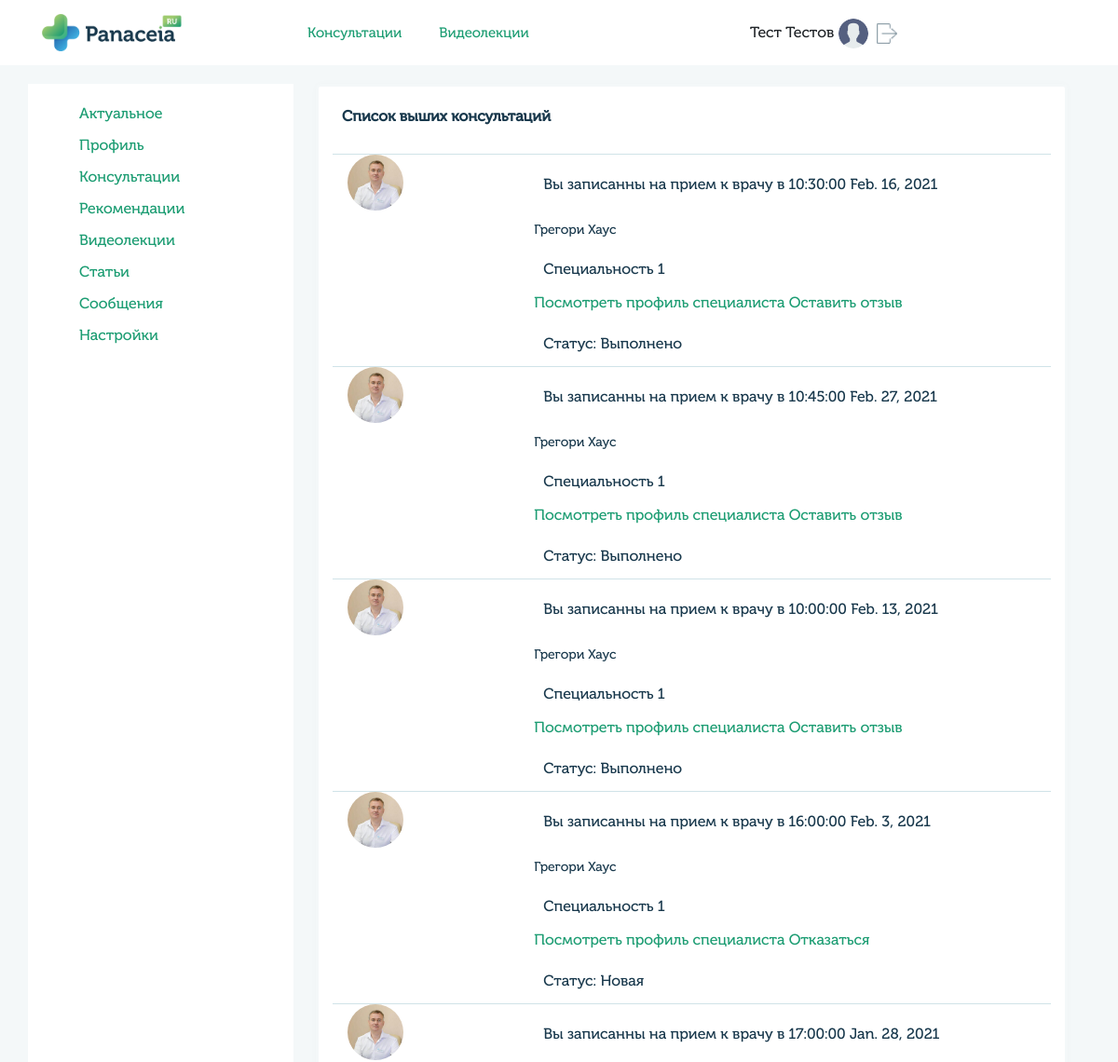
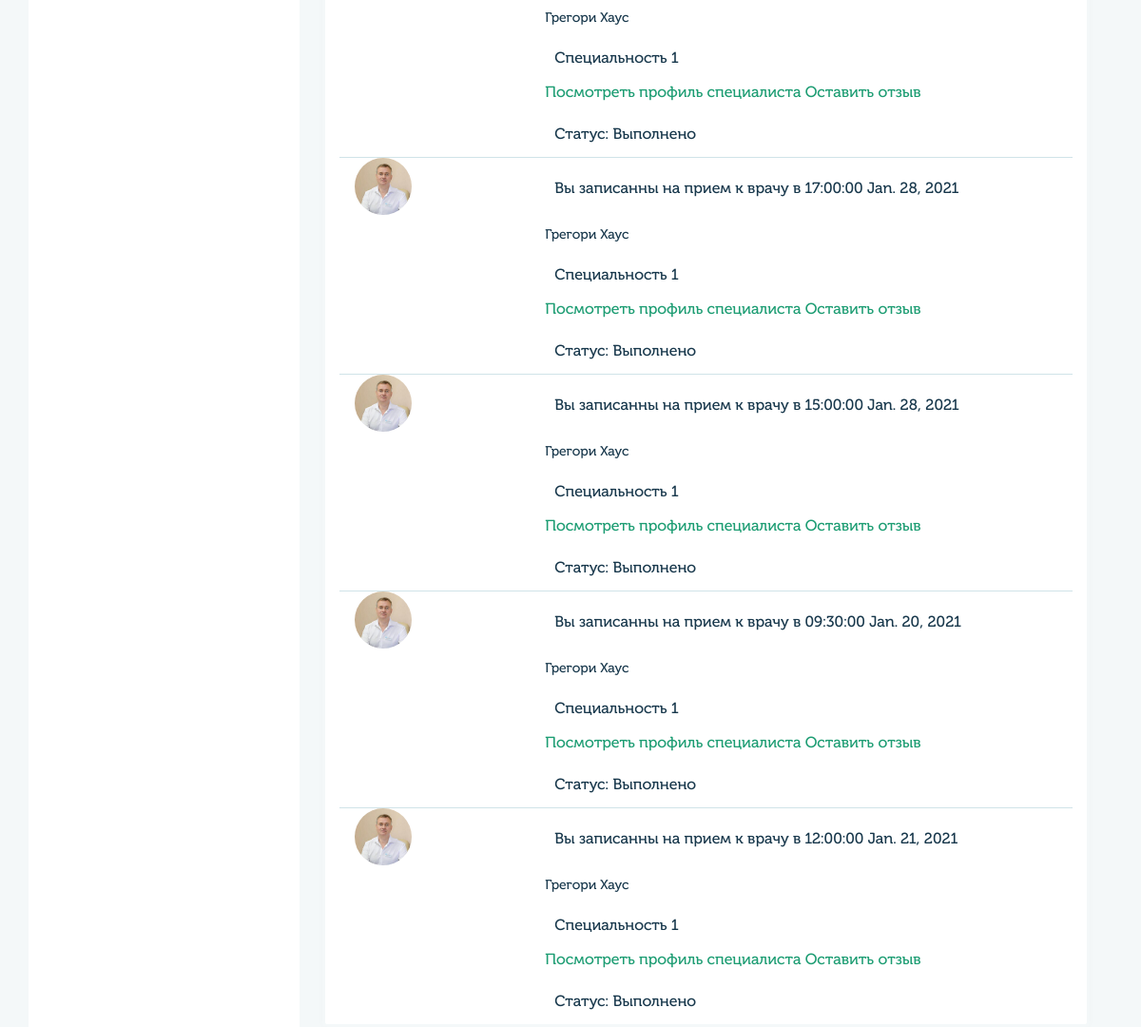
/profile/consalt_user/ (signed in), run on the app's committed database (2 pictures, top to bottom).
### userprofile/models.py (models this page shows, shortened)
class UserMain(models.Model):
    user = models.OneToOneField(User, on_delete=models.CASCADE)
    gender_list = (
        ('male', 'Мужской'),
        ('female', 'Женский')
    )
    queryset = TimeZone.objects.all()
    time_zone_list = []
    for i in queryset:
         time_zone_list.append((i.name, i.title))
    gender = models.CharField(blank=True,  max_length=6, choices=gender_list, verbose_name='Пол')
    avatar = models.ImageField(blank=True, upload_to='images/users', verbose_name='Изображение')
    fio = models.CharField(blank=True, max_length=100, verbose_name='ФИО')
    dob = models.CharField(blank=True, max_length=10, verbose_name='Дата рождения')
    city = models.CharField(blank=True, max_length=200, verbose_name='Город')
    time_zone = models.CharField(blank=True, max_length=200, choices=time_zone_list, verbose_name='Временная зона')
    skype = models.CharField(blank=True, max_length=50, verbose_name='Skype')
    whatsapp = models.CharField(blank=True, max_length=20, verbose_name='WhatsApp')
    phone = models.CharField(blank=True, max_length=20, verbose_name='Номер телефона')
    coords = models.CharField(blank=True, max_length=200, verbose_name='Координаты')
    class Meta:
        verbose_name = 'Профиль'
        verbose_name_plural = 'Профили'

class Specialty(models.Model):
    content = models.ForeignKey(User, on_delete=models.CASCADE)
    title = models.CharField(max_length=100, verbose_name='Название')
    def __str__(self):
        return self.title
    class Meta:
        verbose_name = 'Специальность'
        verbose_name_plural = 'Специальности'

### doctors/models.py (models this page shows, shortened)
class Meeting(models.Model):
    title = models.CharField(blank=True, max_length=100, verbose_name='Заголовок')
    date = models.DateField(blank=True, max_length=100, verbose_name='Дата')
    time_start = models.TimeField(max_length=100, verbose_name='Время начало', default='00:00:00')
    time_end = models.TimeField(max_length=100, verbose_name='Время конец', default='00:00:00')
    doctor_id = models.IntegerField(blank=True, verbose_name='Доктор', default=1)
    user_id = models.IntegerField(blank=True, verbose_name='Пациент', default=1)
    service_id = models.IntegerField(blank=True, verbose_name='Услуга', default=1)
    sort_id = models.IntegerField(blank=True, verbose_name='Индекс сортитровки', default=1)
    email_notify = models.BooleanField(blank=True, verbose_name='Уведомление на почту', default=0)
    review_notify = models.BooleanField(blank=True, verbose_name='Оставить отзыв', default=0)
    status_list = [
        ('new', 'Новая'),
        ('work', 'В работе'),
        ('success', 'Выполнено'),
        ('reject', 'Отказ'),
        ('archive', 'Архив'),
    ]
    status = models.CharField(blank=True, null=True, max_length=11, choices=status_list, verbose_name='Статус')
    class Meta:
        verbose_name = 'Консультация'
        verbose_name_plural = 'Консультации'

### userprofile/views.py (the view, shortened to what this page needs)
# urls.py: path('profile/consalt_user/', views.profile_page_view, name='user_profile_consalt_user'),
@login_required
def profile_page_view(request):
    if request.user.is_authenticated:
        user_profile = UserMain.objects.get(user=request.user)
        user_doctor = UserDoctor.objects.get(user=request.user)
        user_spec = Specialty.objects.filter(content=request.user)
        user_associations = Associations.objects.filter(content=request.user)
        user_education = Education.objects.filter(content=request.user)
        user_qualification = Qualification.objects.filter(content=request.user)
        user_services = Service.objects.filter(content=request.user)
        user_documents = Document.objects.filter(content=request.user)
        timezone = TimeZone.objects.all()
        articles = Article.objects.filter(user=request.user.id).order_by('id').reverse()
        specialty_list = SpecialtyList.objects.all()
        data = {'user_profile': user_profile}
        if request.path == '/profile/consalt_user/':
            meetings = get_meetings_list(Meeting, Specialty, UserMain, request.user.id)
            data.update({'title': 'Консультации'})
            data.update({'meetings': meetings})
        if request.path == '/profile/grafik/':
            if request.user.groups.filter(name='doctors').exists():
                data.update({'title': 'График'})
                return render(request, 'profile/grafik.html', data)
            else:
                return render(request, 'errs/404.html')
        if request.path == '/profile/info/':
            data.update({'title': 'Актуальное'})
            return render(request, 'profile/profile.html', data)
        if request.path == '/profile/recomend/':
            data.update({'title': 'Рекомендации'})
            return render(request, 'profile/recomend.html', data)
        if request.path == '/profile/consalt_user/':
            data.update({'title': 'Консультации'})
            return render(request, 'profile/consalt_user.html', data)
    else:
        return redirect('login')

### templates/profile/consalt_user.html
{% extends "base_generic.html" %}
{% block content %}
{% load static %}
<div class="col-md-9 px-4">
    <div class="col-md-12 block-info"> <h4>Список выших консультаций</h4>
        {% for meeting in meetings %}
            <div class="line"></div>
            <div class="row">
                <div class="col-md-3 ml-3">
                    {% if meeting.image.avatar != '' %}
                        <img src="/media/{{meeting.image.avatar}}" alt="" class="avatar_image">
                    {% else %}
                        <img src="{% static 'img/user.png' %}" alt="" class="avatar_image">
                    {% endif %}
                </div>
                <div class="col-md-8">
                    <p>Вы записанны на прием к врачу в {{meeting.time_start}} {{meeting.date}}</p>
                    <h5>{{meeting.doctor.fio}}</h5>
                    <p>{{meeting.specialty}}</p>
                    <a href="{% url 'doctor_detail' slug=meeting.doctor_id %}">Посмотреть профиль специалиста</a>
                    {% if meeting.status == 'new' %}
                        <a href="{% url 'reject_meeting' %}?meeting_id={{meeting.id}}">Отказаться</a>
                    {% endif %}
                    {% if meeting.status == 'success' %}
                        <a href="{% url 'user_profile_reviews' %}?doctor_id={{meeting.doctor_id}}">Оставить отзыв</a>
                    {% endif %}
                    <p>Статус: {{ meeting.status_title }}</p>
                </div>
            </div>
        {% endfor %}
    </div>
</div>
{% endblock %}

### templates/base_generic.html (shortened to what this page needs)
<html>
<head>
     {% load static %}
    <link rel="stylesheet" href="{% static 'css/stylelk.css' %}">
    <link rel="stylesheet" href="{% static 'css/bootstrap.min.css' %}">
    <link rel="stylesheet" href="{% static 'css/jquery-ui.css' %}">
    <link rel="stylesheet" href="{% static 'css/jquery.weekcalendar.css' %}">
    <link rel="stylesheet" href="{% static 'css/jquery.scrollbar.css' %}" >
    <link rel="stylesheet" href="{% static 'css/sp-style.css' %}" >
</head>
<body>
    <header>
        <div class="container">
            <div class="row">
                <div class="col-3">
                    <a href="{% url 'home' %}" class="logo-header"><img src="{% static 'img/logo.png' %}" alt="">
                    </a>
                </div>
                <div class="col-5">
                    <div class="botton-header">
                        <a href="#">Консультации</a><a href="#">Видеолекции</a>
                    </div>
                </div>
                <div class="col-4 header-info">
                    {% if request.user.is_authenticated %}
                        <div class="name-person">
                            {{user_profile.fio}}
                            {% if user_profile.avatar != '' %}
                                <img style="width:32px; height: 32px; padding:5px auto; object-fit: cover; border-radius:100px;" src="{{user_profile.avatar.url}}" alt="">
                            {% else %}
                                <img style="width:32px; height: 32px; padding:5px auto; object-fit: cover; border-radius:100px;" src="{% static 'img/user.png' %}" alt="">
                            {% endif %}
                            <a href="{% url 'logout' %}"><img src="{% static 'img/logout.png' %}" alt=""></a>
                        </div>
                    {% endif %}
                </div>
            </div>
        </div>
    </header>
    <div class="bodylk">
        <div class="container">
            <div class="row">
                {% block sidebar %}
                <div class="col-md-3 sidebar">
                    {% if user.groups.all.0.name == "users" %}
                        <ul>
                            <li><a href="{% url 'user_profile' %}">Актуальное</a></li>
                            <li><a href="{% url 'user_profile_main' %}">Профиль</a></li>
                            <li><a href="{% url 'user_profile_consalt_user' %}">Консультации</a></li>
                            <li><a href="{% url 'user_profile_recomend' %}">Рекомендации</a></li>
                            <li><a href="{% url 'user_profile_videos' %}">Видеолекции</a></li>
                            <li><a href="{% url 'user_profile_articles' %}">Статьи</a></li>
                            <li><a href="">Сообщения</a></li>
                            <li><a href="{% url 'user_profile_settings' %}">Настройки</a></li>
                        </ul>
                    {% endif %}
                </div>
                {% endblock %}
                {% block content %}{% endblock %}
            </div>
        </div>
    </div>
</body>
</html>

### static/css/stylelk.css (style rules this page uses)
a, abbr, acronym, address, applet, article, aside, audio, b, big, blockquote, body, canvas, caption, center, cite, code, dd, del, details, dfn, div, dl, dt, em, embed, fieldset, figcaption, figure, footer, form, h1, h2, h3, h4, h5, h6, header, hgroup, html, i, iframe, img, ins, kbd, label, legend, li, mark, menu, nav, object, ol, output, p, pre, q, ruby, s, samp, section, small, span, strike, strong, sub, summary, sup, table, tbody, td, tfoot, th, thead, time, tr, tt, u, ul, var, video { font-family: 'Museo Cyrl'; }
a { color: #1D9D73!important; text-decoration: none; background-color: transparent; -webkit-text-decoration-skip: objects; }
header { height: 70px; box-shadow: 0px 4px 8px rgba(0, 0, 0, 0.02); }
.logo-header img { margin-top:15px; height: 40px; }
.botton-header { line-height: 70px; }
.botton-header a { padding-right: 40px; font-size: 15px; line-height: 70px; color: #18384C; }
.name-person { line-height: 70px; }
.name-person a img { width: 22px; margin: 4px 5px; }
.bodylk { background:#F4F8F9; padding-top: 20px; }
.col-md-3.sidebar { min-height: calc(100vh); background: #fff; }
.sidebar ul { list-style-type: none; padding-top:10px; }
.sidebar ul li { padding-top:10px; }
.block-info { background: #fff; border: solid 3px #f4f8f9; border-radius: 5px; box-shadow: 0px 0px 8px rgba(0, 0, 0, 0.02); }
.line { height: 1px; background:#d0e3e8; border:5px; }
.block-info h4 { padding:24px 10px; font-style: normal; font-weight: 600; font-size: 16px; line-height: 16px; color: #18384C; }
.block-info h5 { padding-top: 15px;font-style: normal;font-weight: 200;font-size: 14px;line-height: 20px;color: #18384C;margin: 0px; }
.block-info p { padding: 24px 10px 0px;font-style: normal;font-weight: 200;font-size: 16px;line-height: 16px;color: #18384C; }
.block-info img { width: 60px; height: 60px; border-radius:50px; margin-bottom: 30px; }

### data on the page
UserMain: fio "Тест Тестов"
Meeting: date "Feb. 16, 2021"
Specialty: specialty "Специальность 1" "Специальность 1" "Специальность 1" "Специальность 1" "Специальность 1" "Специальность 1" "Специальность 1" "Специальность 1" "Специальность 1"
Meeting: date "Feb. 27, 2021"
Meeting: date "Feb. 13, 2021"
Meeting: date "Feb. 3, 2021"
Meeting: date "Jan. 28, 2021"
Meeting: date "Jan. 28, 2021"
Meeting: date "Jan. 28, 2021"
Meeting: date "Jan. 20, 2021"
Meeting: date "Jan. 21, 2021"

### other printed values
{{ meeting.time_start }} "10:30:00" "10:45:00" "10:00:00" "16:00:00" "17:00:00" "17:00:00" "15:00:00" "09:30:00" "12:00:00"
{{ meeting.doctor.fio }} "Грегори Хаус" "Грегори Хаус" "Грегори Хаус" "Грегори Хаус" "Грегори Хаус" "Грегори Хаус" "Грегори Хаус" "Грегори Хаус" "Грегори Хаус"
{{ meeting.status_title }} "Выполнено" "Выполнено" "Выполнено" "Новая" "Выполнено" "Выполнено" "Выполнено" "Выполнено" "Выполнено"
